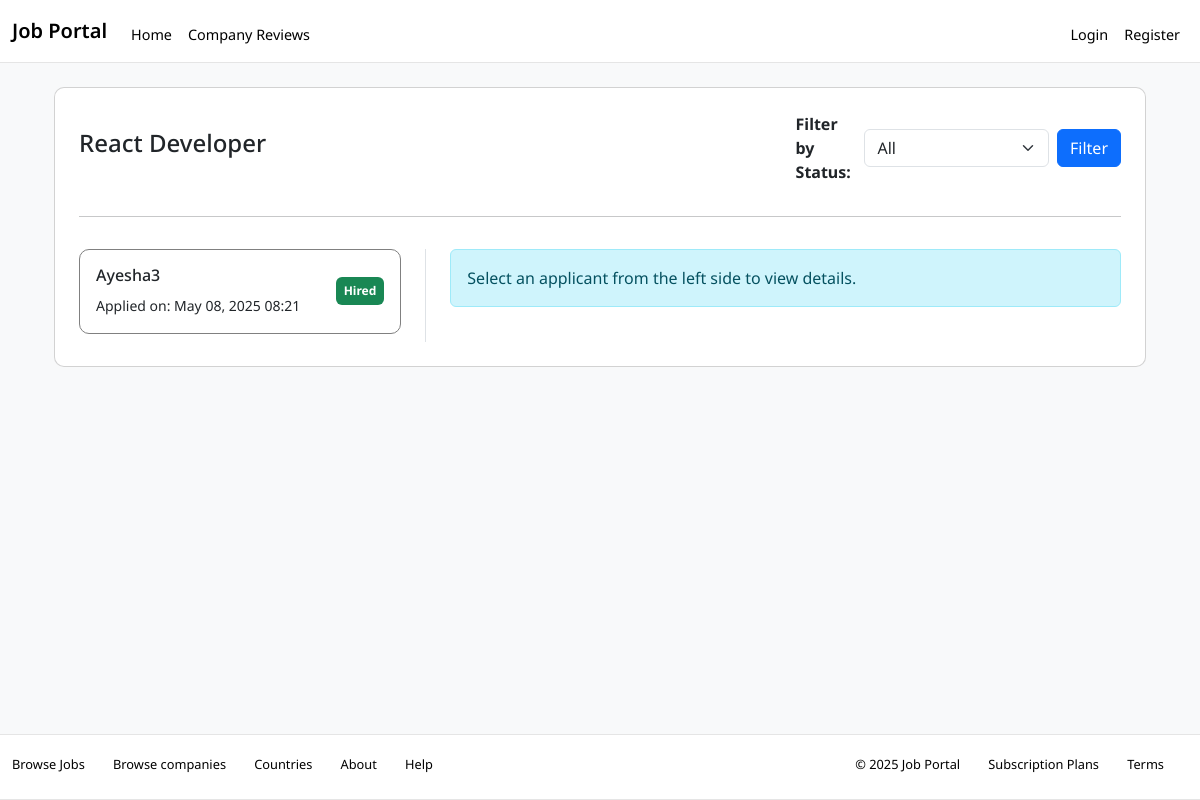
/employer/job/4/applicants/, run on an earlier commit of the app's database.
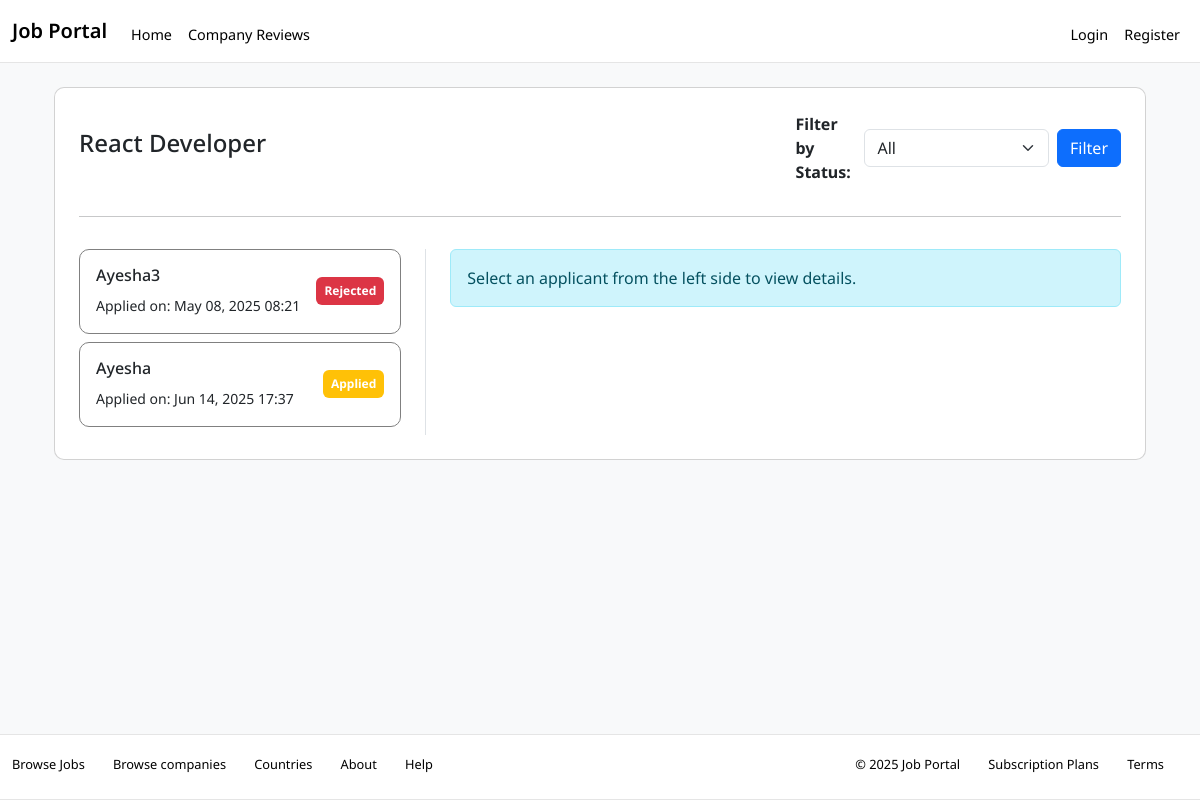
And on a later commit of the database.
### core/models.py (models this page shows)
class Application(models.Model):
    job = models.ForeignKey(Job, on_delete=models.CASCADE)
    seeker = models.ForeignKey(JobSeekerProfile, on_delete=models.CASCADE)
    resume = models.FileField(upload_to='applications/')
    cover_letter = models.TextField(blank=True)
    status = models.CharField(max_length=20, choices=[('applied', 'Applied'), ('interview', 'Interview Scheduled'), ('rejected', 'Rejected'), ('hired', 'Hired')], default='applied')
    applied_at = models.DateTimeField(auto_now_add=True)

class JobSeekerProfile(models.Model):
    user = models.OneToOneField(User, on_delete=models.CASCADE)
    phone = models.CharField(max_length=20)
    location = models.CharField(max_length=100)
    resume = models.FileField(upload_to='resumes/')
    bio = models.TextField(blank=True)
    skills = models.ManyToManyField(Skill, blank=True)

class User(AbstractUser):
    ROLE_CHOICES = (
        ('seeker', 'Job Seeker'),
        ('employer', 'Employer'),
        ('admin', 'Admin'),
    )
    role = models.CharField(max_length=10, choices=ROLE_CHOICES)
    is_email_verified = models.BooleanField(default=False)

### core/views.py (the view)
# urls.py: path('employer/job/<int:job_id>/applicants/', view_applicants, name='view-applicants'),
def view_applicants(request, job_id):
    job = get_object_or_404(Job, id=job_id)
    applications = Application.objects.filter(job=job)
    status = request.GET.get('status')
    if status:
        applications = applications.filter(status=status)
    return render(request, 'core/view_applicants.html', {
        'job': job,
        'applications': applications,
    })

### core/templates/core/view_applicants.html (shortened to what the changed rows need)
{% extends 'base.html' %}
{% block content %}
<div class="container p-4">
  <div class="card p-4" style="border-radius: 10px">
    {% if applications|length == 0 %}
      <div class="alert alert-warning">
        No applicants for this job.
      </div>
    {% else %}
    <div class="row g-0 mt-3">
      <div class="col-md-4 border-end pe-4">
        <ul class="list-group">
          {% for app in applications %}
            <a
              href="?selected={{ app.id }}"
              class="list-group-item p-3 d-flex align-items-center {% if request.GET.selected|add:'0' == app.id %}active{% endif %} mb-2"
              style="border-radius: 10px; border: 1px solid grey">
               <div class="flex-grow-1">
                 <h6>{{ app.seeker.user.username|capfirst }}</h6>
                 <small>Applied on: {{ app.applied_at|date:"M d, Y H:i" }}</small>
               </div>
               <span class="badge p-2
                 {% if app.status == 'applied' %}bg-warning{% endif %}
                 {% if app.status == 'rejected' %}bg-danger{% endif %}
                 {% if app.status == 'hired' %}bg-success{% endif %}">
                 {{ app.status|capfirst }}
               </span>
            </a>
          {% endfor %}
        </ul>
      </div>
    </div>
    {% endif %}
  </div>
</div>
{% endblock %}

What changed in the data, as far as the page shows it:
changed Application "Ayesha3": status "Hired" → "Rejected"
added Application: seeker.user.username "Ayesha", applied_at "Jun 14, 2025 17:37", status "Applied"
